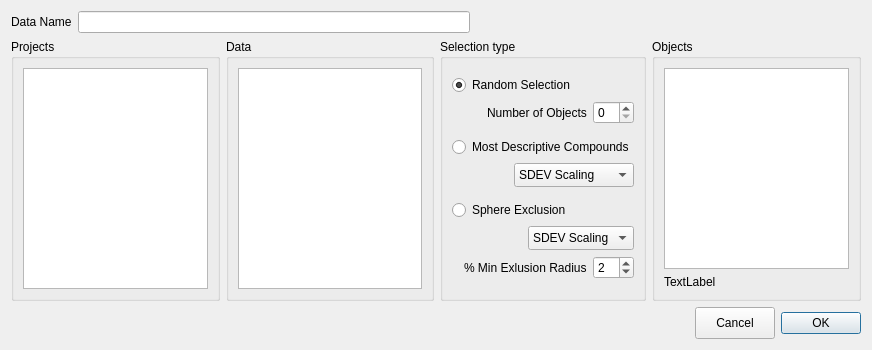
<?xml version="1.0" encoding="UTF-8"?>
<ui version="4.0">
 <class>SelectionObjectsDialog</class>
 <widget class="QDialog" name="SelectionObjectsDialog">
  <property name="geometry">
   <rect>
    <x>0</x>
    <y>0</y>
    <width>872</width>
    <height>350</height>
   </rect>
  </property>
  <property name="windowTitle">
   <string>Selection Objects...</string>
  </property>
  <layout class="QGridLayout" name="gridLayout_13">
   <item row="0" column="0" colspan="4">
    <layout class="QGridLayout" name="gridLayout_3">
     <item row="0" column="0">
      <widget class="QLabel" name="label_4">
       <property name="text">
        <string>Data Name</string>
       </property>
      </widget>
     </item>
     <item row="0" column="1">
      <widget class="QLineEdit" name="modelname"/>
     </item>
     <item row="0" column="2">
      <spacer name="horizontalSpacer_2">
       <property name="orientation">
        <enum>Qt::Horizontal</enum>
       </property>
       <property name="sizeHint" stdset="0">
        <size>
         <width>40</width>
         <height>20</height>
        </size>
       </property>
      </spacer>
     </item>
    </layout>
   </item>
   <item row="1" column="0">
    <widget class="QGroupBox" name="projectsGroupBox">
     <property name="title">
      <string>Projects</string>
     </property>
     <layout class="QGridLayout" name="gridLayout">
      <item row="0" column="0">
       <widget class="QListView" name="listView">
        <property name="editTriggers">
         <set>QAbstractItemView::NoEditTriggers</set>
        </property>
        <property name="selectionMode">
         <enum>QAbstractItemView::SingleSelection</enum>
        </property>
        <property name="selectionBehavior">
         <enum>QAbstractItemView::SelectRows</enum>
        </property>
       </widget>
      </item>
     </layout>
    </widget>
   </item>
   <item row="1" column="1">
    <widget class="QGroupBox" name="dataGroupBox">
     <property name="title">
      <string>Data</string>
     </property>
     <layout class="QGridLayout" name="gridLayout_4">
      <item row="0" column="0">
       <widget class="QListView" name="listView_2">
        <property name="editTriggers">
         <set>QAbstractItemView::NoEditTriggers</set>
        </property>
        <property name="selectionMode">
         <enum>QAbstractItemView::SingleSelection</enum>
        </property>
        <property name="selectionBehavior">
         <enum>QAbstractItemView::SelectRows</enum>
        </property>
       </widget>
      </item>
     </layout>
    </widget>
   </item>
   <item row="1" column="2">
    <widget class="QGroupBox" name="groupBox_2">
     <property name="title">
      <string>Selection type</string>
     </property>
     <layout class="QGridLayout" name="gridLayout_12">
      <item row="1" column="0">
       <layout class="QGridLayout" name="gridLayout_5">
        <item row="0" column="0" colspan="2">
         <widget class="QRadioButton" name="mdcselection">
          <property name="text">
           <string>Most Descriptive Compounds</string>
          </property>
         </widget>
        </item>
        <item row="1" column="1">
         <widget class="QComboBox" name="MCDscalingBox">
          <property name="minimumSize">
           <size>
            <width>120</width>
            <height>24</height>
           </size>
          </property>
          <property name="maximumSize">
           <size>
            <width>120</width>
            <height>24</height>
           </size>
          </property>
          <item>
           <property name="text">
            <string>SDEV Scaling</string>
           </property>
          </item>
          <item>
           <property name="text">
            <string>RMS Scaling</string>
           </property>
          </item>
         </widget>
        </item>
        <item row="1" column="0">
         <spacer name="horizontalSpacer_5">
          <property name="orientation">
           <enum>Qt::Horizontal</enum>
          </property>
          <property name="sizeHint" stdset="0">
           <size>
            <width>40</width>
            <height>20</height>
           </size>
          </property>
         </spacer>
        </item>
       </layout>
      </item>
      <item row="0" column="0">
       <layout class="QGridLayout" name="gridLayout_2">
        <item row="0" column="0" colspan="2">
         <widget class="QRadioButton" name="randomselection">
          <property name="text">
           <string>Random Selection</string>
          </property>
          <property name="checked">
           <bool>true</bool>
          </property>
         </widget>
        </item>
        <item row="1" column="0">
         <spacer name="horizontalSpacer_3">
          <property name="orientation">
           <enum>Qt::Horizontal</enum>
          </property>
          <property name="sizeHint" stdset="0">
           <size>
            <width>40</width>
            <height>20</height>
           </size>
          </property>
         </spacer>
        </item>
        <item row="1" column="1">
         <layout class="QHBoxLayout" name="horizontalLayout">
          <item>
           <widget class="QLabel" name="label">
            <property name="text">
             <string>Number of Objects</string>
            </property>
           </widget>
          </item>
          <item>
           <widget class="QSpinBox" name="nrandomobj"/>
          </item>
         </layout>
        </item>
       </layout>
      </item>
      <item row="2" column="0">
       <layout class="QGridLayout" name="gridLayout_6">
        <item row="0" column="0" colspan="3">
         <widget class="QRadioButton" name="seselection">
          <property name="text">
           <string>Sphere Exclusion</string>
          </property>
         </widget>
        </item>
        <item row="1" column="0" colspan="2">
         <spacer name="horizontalSpacer_6">
          <property name="orientation">
           <enum>Qt::Horizontal</enum>
          </property>
          <property name="sizeHint" stdset="0">
           <size>
            <width>68</width>
            <height>20</height>
           </size>
          </property>
         </spacer>
        </item>
        <item row="1" column="2">
         <widget class="QComboBox" name="SEscalingBox">
          <property name="minimumSize">
           <size>
            <width>0</width>
            <height>0</height>
           </size>
          </property>
          <property name="maximumSize">
           <size>
            <width>120</width>
            <height>24</height>
           </size>
          </property>
          <item>
           <property name="text">
            <string>SDEV Scaling</string>
           </property>
          </item>
          <item>
           <property name="text">
            <string>RMS Scaling</string>
           </property>
          </item>
         </widget>
        </item>
        <item row="2" column="0">
         <spacer name="horizontalSpacer_4">
          <property name="orientation">
           <enum>Qt::Horizontal</enum>
          </property>
          <property name="sizeHint" stdset="0">
           <size>
            <width>40</width>
            <height>20</height>
           </size>
          </property>
         </spacer>
        </item>
        <item row="2" column="1" colspan="2">
         <layout class="QHBoxLayout" name="horizontalLayout_3">
          <item>
           <widget class="QLabel" name="label_2">
            <property name="text">
             <string>% Min Exlusion Radius</string>
            </property>
           </widget>
          </item>
          <item>
           <widget class="QSpinBox" name="seradius">
            <property name="value">
             <number>2</number>
            </property>
           </widget>
          </item>
         </layout>
        </item>
       </layout>
      </item>
     </layout>
    </widget>
   </item>
   <item row="1" column="3">
    <widget class="QGroupBox" name="objectsGroupBox">
     <property name="title">
      <string>Objects</string>
     </property>
     <layout class="QGridLayout" name="gridLayout_8">
      <item row="0" column="0">
       <widget class="QListView" name="listView_3">
        <property name="editTriggers">
         <set>QAbstractItemView::NoEditTriggers</set>
        </property>
        <property name="selectionMode">
         <enum>QAbstractItemView::MultiSelection</enum>
        </property>
        <property name="selectionBehavior">
         <enum>QAbstractItemView::SelectRows</enum>
        </property>
       </widget>
      </item>
      <item row="1" column="0">
       <widget class="QLabel" name="nselobj">
        <property name="text">
         <string>TextLabel</string>
        </property>
       </widget>
      </item>
     </layout>
    </widget>
   </item>
   <item row="2" column="0" colspan="4">
    <layout class="QHBoxLayout" name="horizontalLayout_2">
     <item>
      <spacer name="horizontalSpacer">
       <property name="sizePolicy">
        <sizepolicy hsizetype="Minimum" vsizetype="Minimum">
         <horstretch>0</horstretch>
         <verstretch>0</verstretch>
        </sizepolicy>
       </property>
       <property name="orientation">
        <enum>Qt::Horizontal</enum>
       </property>
       <property name="sizeHint" stdset="0">
        <size>
         <width>40</width>
         <height>20</height>
        </size>
       </property>
      </spacer>
     </item>
     <item>
      <widget class="QPushButton" name="cancelButton">
       <property name="minimumSize">
        <size>
         <width>80</width>
         <height>32</height>
        </size>
       </property>
       <property name="maximumSize">
        <size>
         <width>60</width>
         <height>16777215</height>
        </size>
       </property>
       <property name="text">
        <string>Cancel</string>
       </property>
      </widget>
     </item>
     <item>
      <widget class="QPushButton" name="okButton">
       <property name="minimumSize">
        <size>
         <width>80</width>
         <height>0</height>
        </size>
       </property>
       <property name="maximumSize">
        <size>
         <width>60</width>
         <height>16777215</height>
        </size>
       </property>
       <property name="text">
        <string>OK</string>
       </property>
       <property name="default">
        <bool>true</bool>
       </property>
      </widget>
     </item>
    </layout>
   </item>
  </layout>
 </widget>
 <resources/>
 <connections/>
</ui>
